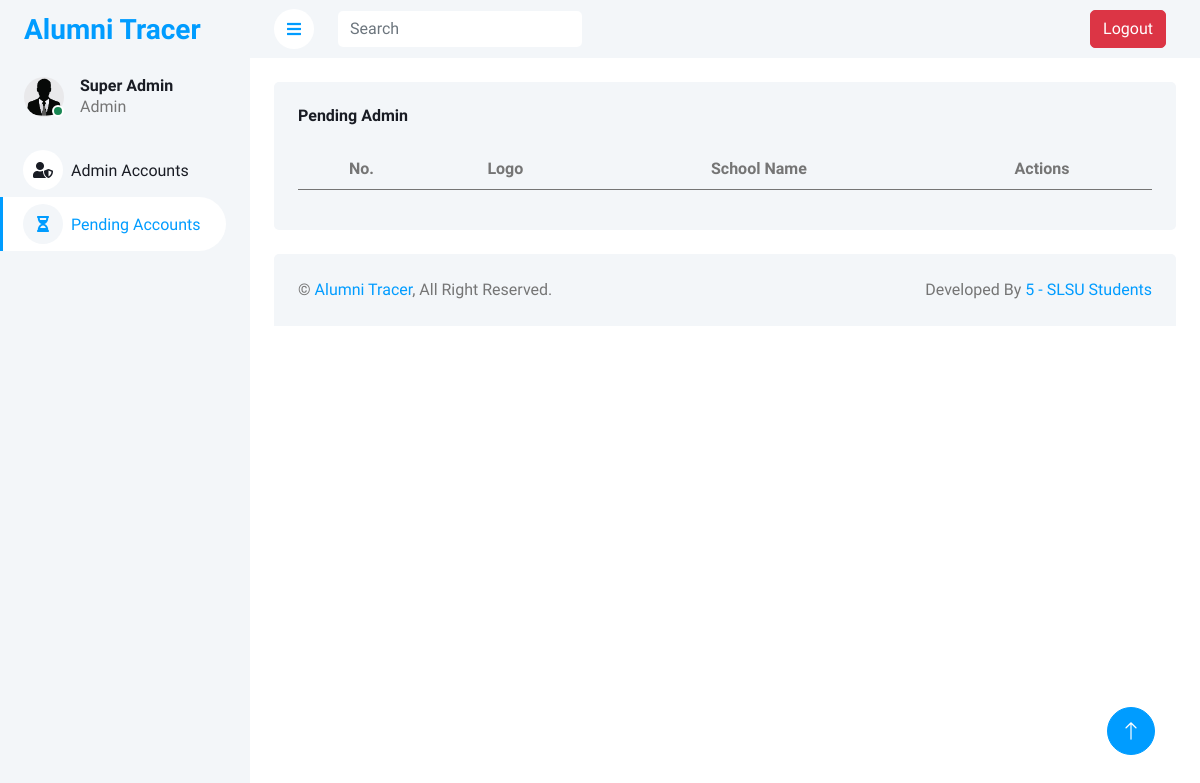
The app's page /SuperAdmin/pendingAdmin.php, older data.
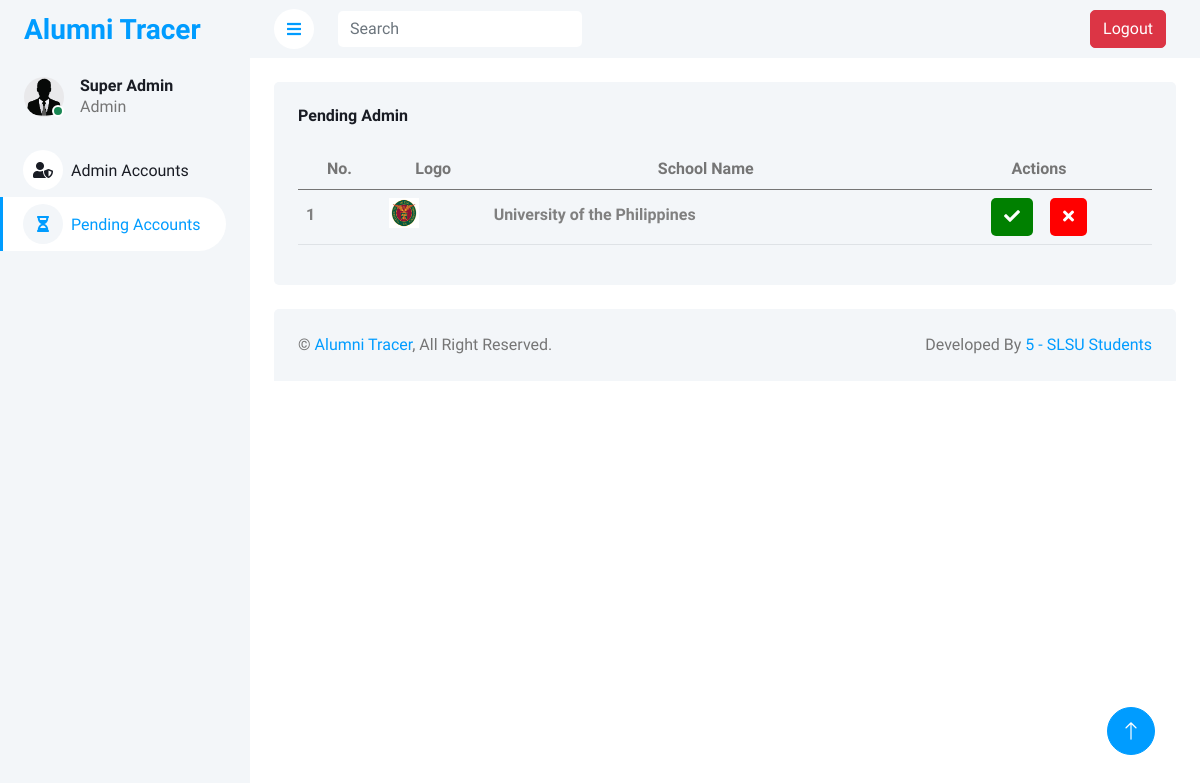
The same page, newer data.
### tables this page shows
CREATE TABLE `e_schools` (
  `id` int(11) NOT NULL,
  `school_name` varchar(255) NOT NULL,
  `logo` varchar(255) NOT NULL,
  `confirm_status` varchar(255) NOT NULL
);

### SuperAdmin/pendingAdmin.php (the view, shortened to what the changed rows need)
<?php
    include("../connection/conn.php");
?>
<!DOCTYPE html>
<html lang="en">
<head>
    <link href="https://cdnjs.cloudflare.com/ajax/libs/font-awesome/5.10.0/css/all.min.css" rel="stylesheet">
    <link href="https://cdn.jsdelivr.net/npm/bootstrap-icons@1.4.1/font/bootstrap-icons.css" rel="stylesheet">
    <link href="../template/lib/owlcarousel/assets/owl.carousel.min.css" rel="stylesheet">
    <link href="lib../template/lib/tempusdominus/css/tempusdominus-bootstrap-4.min.css" rel="stylesheet" />
    <link href="../template/css/bootstrap.min.css" rel="stylesheet">
    <link href="../template/css/style.css" rel="stylesheet">
</head>
<body>
    <div class="container-xxl position-relative bg-white d-flex p-0">
        <div class="content">
            <div class="container-fluid pt-4 px-4">
                <div class="row g-4">
                    <div class="col-12">
                        <div class="bg-light rounded h-100 p-4">
                            <div class="table-responsive">
                            <table class="table">
                                    <thead>
                                        <tr class = "text-center">
                                            <th scope="col">No.</th>
                                            <th scope="col">Logo</th>
                                            <th scope="col">School Name</th>
                                            <th scope="col">Actions</th>
                                        </tr>
                                    </thead>
                                    <tbody id="schoolTableBody">
                            <?php
                                $sqlGetSchool = "SELECT * FROM e_schools WHERE confirm_status = 'Pending'";
                                $queryGetSchool = mysqli_query($conn, $sqlGetSchool);
                                $number = 0;
                                while ($getData = mysqli_fetch_assoc($queryGetSchool)) {
                                    $number++;
                                    $uniqueCheckModalId = "checkModal" . $getData['id'];
                                    $uniqueDeleteModalId = "deleteModal" . $getData['id'];
                            ?>
                            <tr class="school-row">
                                <th scope="row"><h6 style="color: grey; margin-top: 7px;"><?php echo $number; ?></h6></th>
                                <td><img src="<?php echo $getData['logo']; ?>" alt="school logo" style="width: 30px; height: 30px;"></td>
                                <td class="school-name"><h6 style="color: grey; margin-top: 7px;"><?php echo $getData['school_name']; ?></h6></td>
                                <td class = "text-center">
                                    <div>
                                        <button type="button" class="btn" style="background-color: green; color: white;" data-bs-toggle="modal" data-bs-target="#<?php echo $uniqueCheckModalId; ?>">
                                            <i class="fa fa-check"></i>
                                        </button>
                                        <button type="button" class="btn" style="background-color: red; color: white; margin-left: 13px;" data-bs-toggle="modal" data-bs-target="#<?php echo $uniqueDeleteModalId; ?>">
                                            <i class="fa fa-times"></i>
                                        </button>
                            </div>
                        </td>
                    </tr>
                    <?php
                        }
                    ?>
                </tbody>
                                </table>
                            </div>
                        </div>
                    </div>
                </div>
            </div>
        </div>
    </div>
</body>
</html>

Row changes from the older to the newer data that the page shows:
added e_schools: logo (picture), school_name "University of the Philippines"
